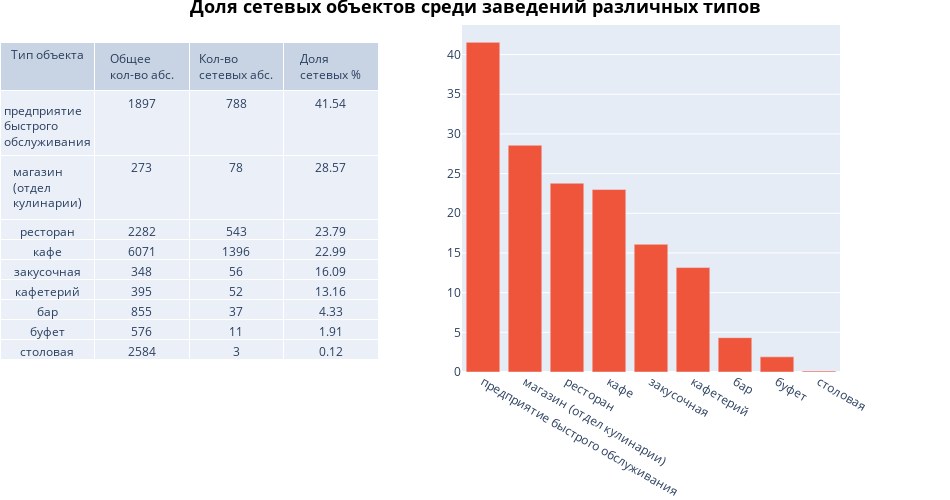

Here is the notebook cell this chart was saved with:
### Code cell
# Определение вида объекта общественного питания, для которого  характерно сетевое распространение.

type_group = rest_data.groupby('object_type')['id'].count().reset_index()

chain_group = rest_data.query('chain in "да"').groupby('object_type')['id'].count().reset_index()

type_group = type_group.merge(chain_group, how='left', on='object_type')
type_group.columns = ['object_type', 'common_obj', 'chain_obj']

type_group['chain_part'] = ((type_group['chain_obj']/type_group['common_obj'])*100).round(2)
type_group = type_group.sort_values('chain_part', ascending=False)

header_group = ['Тип объекта','Общее кол-во абс.','Кол-во сетевых абс.','Доля сетевых %']
fig=make_subplots(rows=1,cols=2,specs=[[{'type':'domain'},{'type':'xy'}]])
fig.add_trace(go.Table(header=dict(values=header_group),
    cells=dict(values=[type_group[k].tolist() for k in type_group.columns[:]],
                            align='center'), name='first plot'),
              1,1)
fig.add_trace(go.Bar(x=type_group['object_type'], y=type_group['chain_part']),1,2)
fig.update_traces(domain=dict(x=[0, 0.45], y=[0, 0.95]), 
                  selector={'name':'first plot'})
fig.update_layout(width=950, height=500,
                  legend_orientation="h",
                  legend=dict(x=.93,xanchor='right'),
                  margin=dict(l=0,r=110,t=25,b=0),
                  title_text='<b>Доля сетевых объектов среди заведений различных типов</b>',
                  title_font_color="black",
                  title_font_size = 18,
                  title_x=0.5)
fig.show()

### Figure 1 — Plotly figure (JSON) as saved in the notebook; plotly's stock layout.template omitted (floating-point values rounded to 4 significant figures)
{"data": [{"cells": {"align": "center", "values": [["предприятие быстрого обслуживания", "магазин (отдел кулинарии)", "ресторан", "кафе", "закусочная", "кафетерий", "бар", "буфет", "столовая"], [1897, 273, 2282, 6071, 348, 395, 855, 576, 2584], [788, 78, 543, 1396, 56, 52, 37, 11, 3], [41.54, 28.57, 23.79, 22.99, 16.09, 13.16, 4.33, 1.91, 0.12]]}, "domain": {"x": [0, 0.45], "y": [0, 0.95]}, "header": {"values": ["Тип объекта", "Общее кол-во абс.", "Кол-во сетевых абс.", "Доля сетевых %"]}, "name": "first plot", "type": "table"}, {"type": "bar", "x": ["предприятие быстрого обслуживания", "магазин (отдел кулинарии)", "ресторан", "кафе", "закусочная", "кафетерий", "бар", "буфет", "столовая"], "xaxis": "x", "y": [41.54, 28.57, 23.79, 22.99, 16.09, 13.16, 4.33, 1.91, 0.12], "yaxis": "y"}], "layout": {"height": 500, "legend": {"orientation": "h", "x": 0.93, "xanchor": "right"}, "margin": {"b": 0, "l": 0, "r": 110, "t": 25}, "title": {"font": {"color": "black", "size": 18}, "text": "<b>Доля сетевых объектов среди заведений различных типов</b>", "x": 0.5}, "width": 950, "xaxis": {"anchor": "y", "domain": [0.55, 1]}, "yaxis": {"anchor": "x", "domain": [0, 1]}}}
